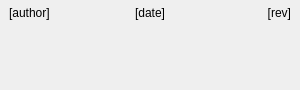
<?xml version="1.0" encoding="UTF-8"?>
<ui version="4.0">
 <class>Toast</class>
 <widget class="QWidget" name="Toast">
  <property name="geometry">
   <rect>
    <x>0</x>
    <y>0</y>
    <width>300</width>
    <height>90</height>
   </rect>
  </property>
  <property name="sizePolicy">
   <sizepolicy hsizetype="Fixed" vsizetype="Fixed">
    <horstretch>0</horstretch>
    <verstretch>0</verstretch>
   </sizepolicy>
  </property>
  <property name="windowTitle">
   <string>Widget</string>
  </property>
  <property name="styleSheet">
   <string notr="true"/>
  </property>
  <layout class="QHBoxLayout" name="horizontalLayout">
   <property name="leftMargin">
    <number>0</number>
   </property>
   <property name="topMargin">
    <number>0</number>
   </property>
   <property name="rightMargin">
    <number>0</number>
   </property>
   <property name="bottomMargin">
    <number>0</number>
   </property>
   <item>
    <widget class="QWidget" name="widget" native="true">
     <property name="styleSheet">
      <string notr="true"/>
     </property>
     <layout class="QVBoxLayout" name="verticalLayout_2">
      <property name="leftMargin">
       <number>9</number>
      </property>
      <property name="topMargin">
       <number>6</number>
      </property>
      <property name="rightMargin">
       <number>9</number>
      </property>
      <property name="bottomMargin">
       <number>6</number>
      </property>
      <item>
       <layout class="QVBoxLayout" name="verticalLayout">
        <item>
         <layout class="QHBoxLayout" name="horizontalLayout_2">
          <item>
           <widget class="QLabel" name="m_authorLabel">
            <property name="text">
             <string notr="true">[author]</string>
            </property>
           </widget>
          </item>
          <item>
           <widget class="QLabel" name="m_dateLabel">
            <property name="text">
             <string notr="true">[date]</string>
            </property>
            <property name="alignment">
             <set>Qt::AlignCenter</set>
            </property>
           </widget>
          </item>
          <item>
           <widget class="QLabel" name="m_revLabel">
            <property name="text">
             <string notr="true">[rev]</string>
            </property>
            <property name="alignment">
             <set>Qt::AlignRight|Qt::AlignTrailing|Qt::AlignVCenter</set>
            </property>
           </widget>
          </item>
         </layout>
        </item>
        <item>
         <widget class="QLabel" name="m_logLabel">
          <property name="sizePolicy">
           <sizepolicy hsizetype="Preferred" vsizetype="Expanding">
            <horstretch>0</horstretch>
            <verstretch>0</verstretch>
           </sizepolicy>
          </property>
          <property name="text">
           <string notr="true"/>
          </property>
          <property name="alignment">
           <set>Qt::AlignLeading|Qt::AlignLeft|Qt::AlignTop</set>
          </property>
          <property name="wordWrap">
           <bool>true</bool>
          </property>
          <property name="openExternalLinks">
           <bool>true</bool>
          </property>
         </widget>
        </item>
       </layout>
      </item>
     </layout>
    </widget>
   </item>
  </layout>
 </widget>
 <layoutdefault spacing="6" margin="11"/>
 <resources/>
 <connections/>
</ui>
